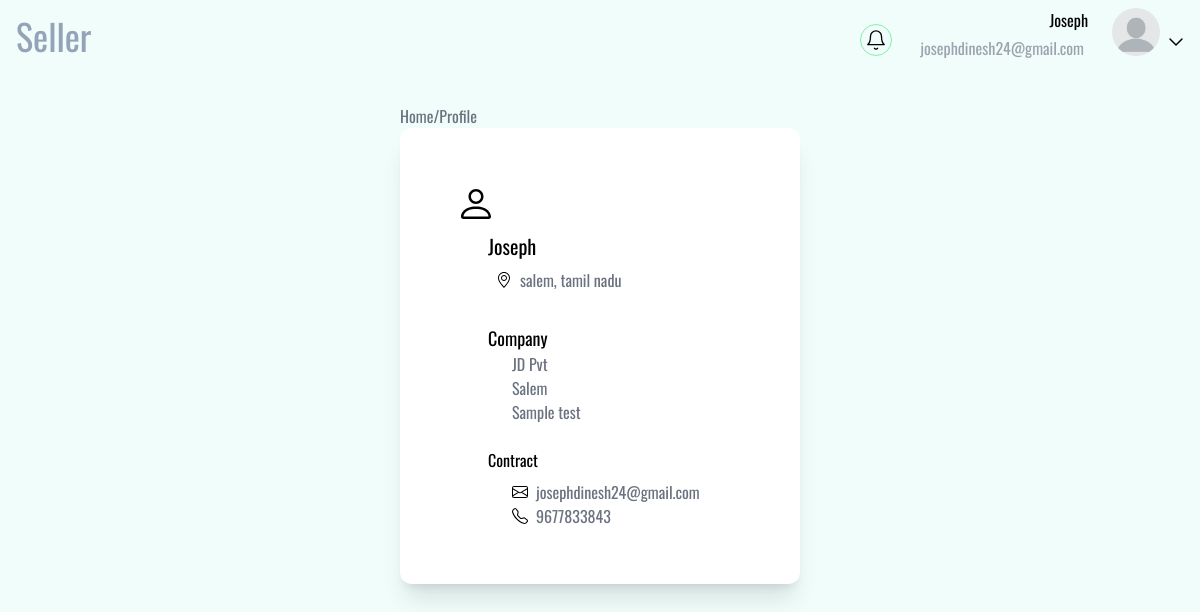
Page /seller_profile (signed in) on the committed database.
### admin/models.py (models this page shows, shortened)
class Seller(db.Model,UserMixin):
    __tablename__ = "seller_info"
    seller_id = db.Column(UUID(as_uuid=True),primary_key=True,default=uuid.uuid4)
    seller_name = db.Column(db.String(100),nullable=False)
    email_id = db.Column(db.String(250),nullable=False,unique=True)
    email_verification = db.Column(db.Boolean,default=False)
    mobile_number = db.Column(db.String(100),nullable=False,unique=True)
    password = db.Column(db.String(200),nullable=False)
    company_name = db.Column(db.String(200),nullable=False)
    street = db.Column(db.Text,nullable=False)
    city = db.Column(db.String(100),nullable=False)
    state = db.Column(db.String(100),nullable=False)
    postal_code = db.Column(db.String(20),nullable=False)
    country = db.Column(db.String(100),nullable=False)
    document_copy = db.Column(db.Text,nullable=False)  # Photo Document
    company_description = db.Column(db.Text)
    created_date = db.Column(db.DateTime, default=db.func.current_timestamp())
    updated_date = db.Column(db.DateTime, default=db.func.current_timestamp(), onupdate=db.func.current_timestamp())
    approved_status = db.Column(db.String(50),nullable=False,default='pending')   # Approved or Reject
    admin_id = db.Column(UUID(as_uuid=True),db.ForeignKey('admin_info.admin_id'))
    deleted_date = db.Column(db.DateTime, nullable=True)

### admin/sellers/routes.py (the view)
@seller.route("/seller_profile")
def seller_profile():
    seller = Seller.query.filter_by(seller_id=current_user.seller_id).first()
    return render_template("seller/profile.html",seller=seller)

### admin/models.py (called while the page is built)
@login_manager.user_loader
def load_user(id):
    user_id = uuid.UUID(id)
    admin = Admin.query.get(user_id)
    if admin:
        return admin
    seller =  Seller.query.get(user_id)
    if seller:
        return seller
    return User.query.get(user_id)

### admin/templates/seller/profile.html (shortened to what this page needs)
{% extends 'seller/base.html' %}
{% block profile %}
    <section class="flex justify-center">
        <div class="w-4/12">
            <span class="text-gray-500"><a href="{{url_for('sellers.seller_home')}}">Home</a>/Profile</span>
            <div class=" p-14 rounded-xl shadow-xl bg-white ">
                <div class="space-y-6 px-8 mt-2">
                    <div>
                        <h1 class="text-xl">{{seller.seller_name}}</h1>
                        <div class="flex p-2 space-x-2">
                            <span class="text-gray-500">
                                {{seller.city}}, {{seller.state}}
                            </span>
                        </div>
                    </div>
                    <div>
                        <h1 class="text-lg">Company</h1>
                        <div class="ml-6 text-gray-500">
                            <h1 class="capitalize">{{seller.company_name}} </h1>
                            <p>{{seller.street}}</p>
                            <p>{{seller.company_description}} </p>
                        </div>
                    </div>
                    <div class="space-y-2">
                        <h1>Contract</h1>
                        <div class="flex flex-col ml-6 text-gray-500">
                            <div class="flex space-x-2">
                                <span>{{seller.email_id}}</span>
                            </div>
                            <div class="flex space-x-2">
                                <span>{{seller.mobile_number}} </span>
                            </div>
                        </div>
                    </div>
                </div>
            </div>
        </div>
    </section>
    {% endblock %}

### admin/templates/seller/base.html (shortened to what this page needs)
<!DOCTYPE html>
<head>
    <link href="{{url_for('static',filename='css/alert.css')}}" rel="stylesheet">
    <script src="https://cdn.tailwindcss.com"></script>
</head>
<body class="oswald flex w-full bg-teal-50 ">
            <header class="w-full flex flex-col justify-items-end space-y-4" >
                <div class="relative w-full flex flex-row justify-between">
                    <a href="{{url_for('sellers.seller_home')}}" class="p-4 hover:text-slate-400">
                        <h1 class="text-4xl">Seller</h1>
                    </a>
                    <div class="w-3/6 flex justify-end">
                        <nav class="flex space-x-6 p-2">
                            <div class="mt-4">
                            </div>
                            <div class="w-fit text-black flex flex-col items-end">
                                <h1>{{current_user.seller_name}}</h1>
                                <h3 class="text-gray-400 p-1 ">{{current_user.email_id}} </h3>
                            </div>
                            <div class="flex">
                                <img class="rounded-full w-12 h-12" alt="profile">
                                <button id="dropdownbutton">
                                    <svg class="mt-4 m-1" width="24" height="24" viewBox="0 0 16 16" fill="none" xmlns="http://www.w3.org/2000/svg">
                                        <path d="M4 6L8 10L12 6" stroke="black" stroke-width=".966667" stroke-linecap="round" stroke-linejoin="round"/>
                                    </svg>
                                </button>
                            </div>
                        </nav>
                    </div>
                </div>
            {% block profile %} {% endblock %}
            </header>
</body>

### admin/templates/seller/base.html (style rules this page uses)
.oswald { font-family: "Oswald", sans-serif; font-optical-sizing: auto; font-weight: 400; font-style: normal; }

### rows in the picture
Seller: seller_name "Joseph", email_id "josephdinesh24@gmail.com", city "salem", state "tamil nadu", company_name "JD Pvt", street "Salem", company_description "Sample test", mobile_number "9677833843"
